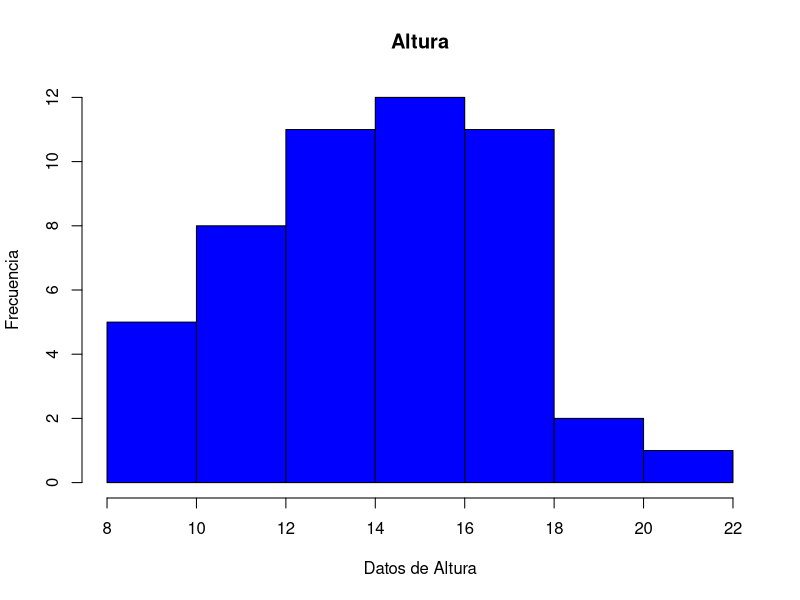
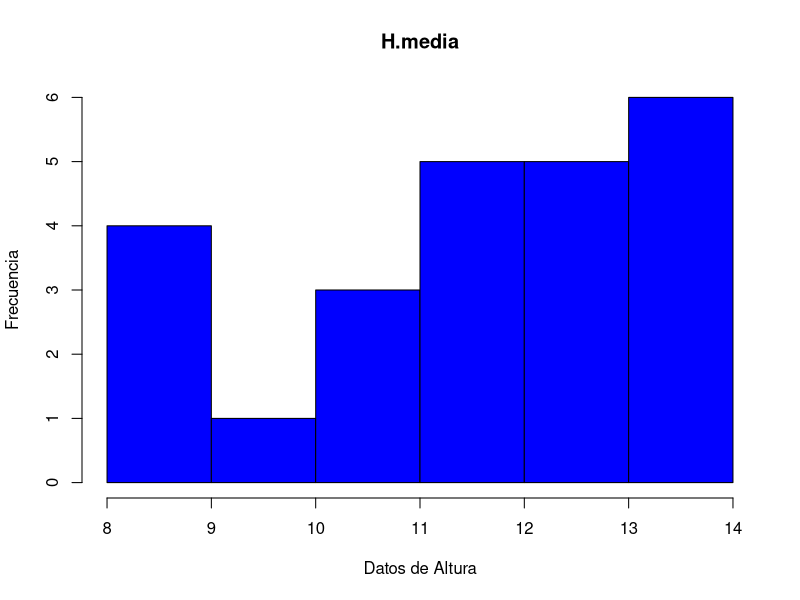
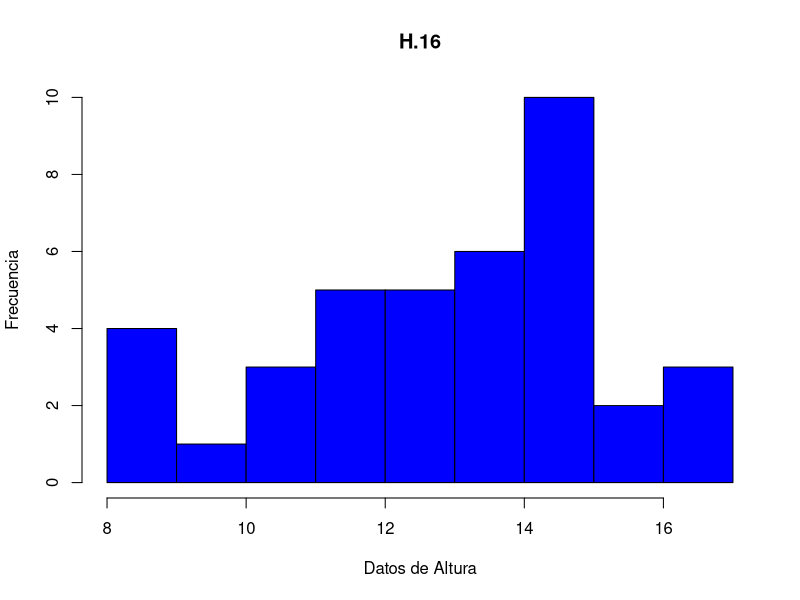
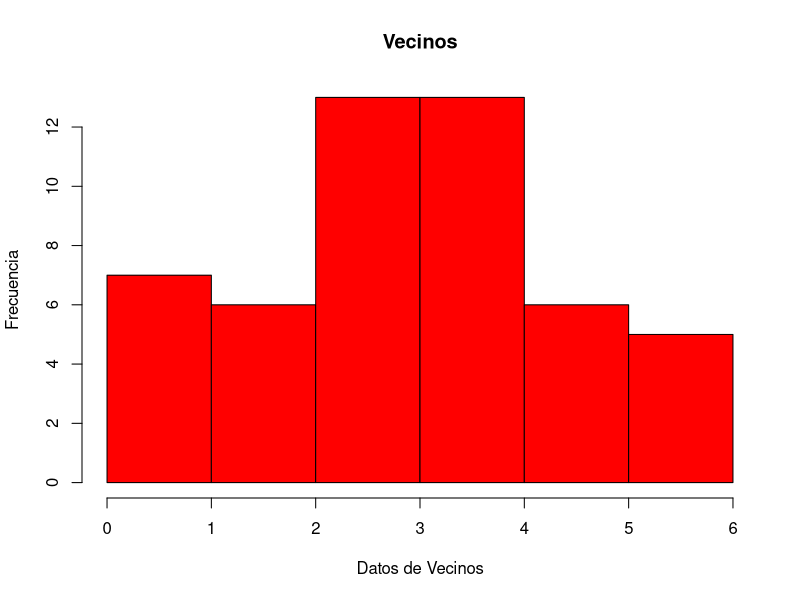
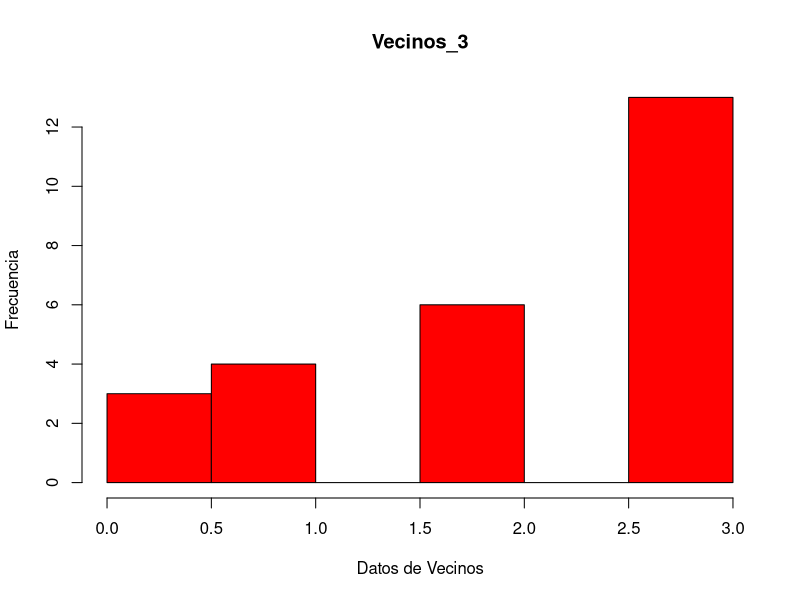
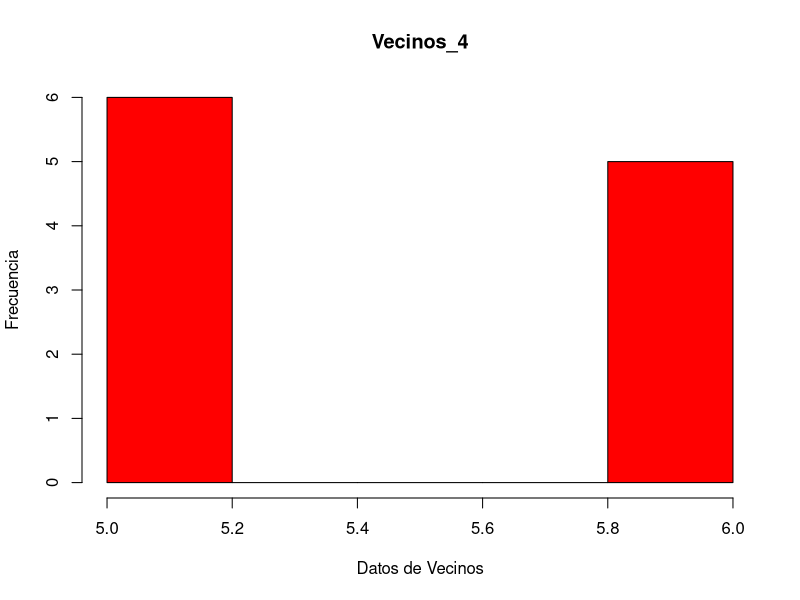
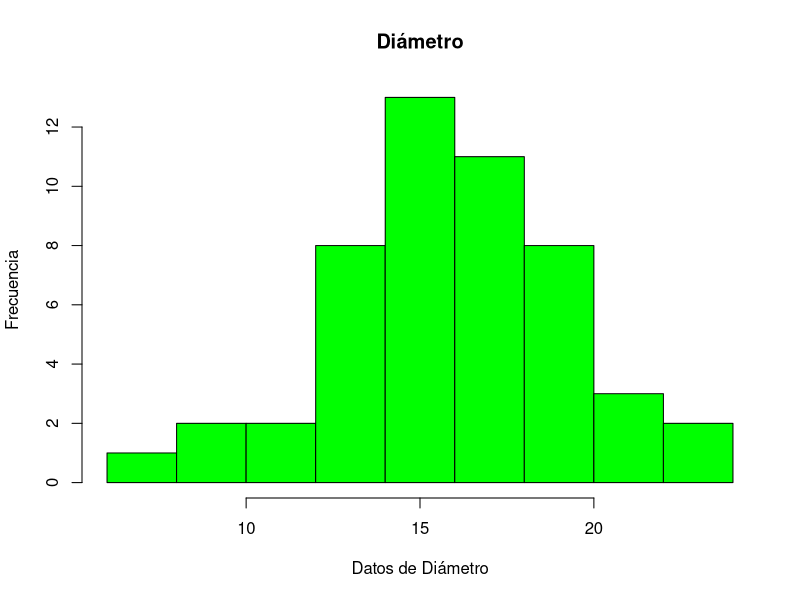
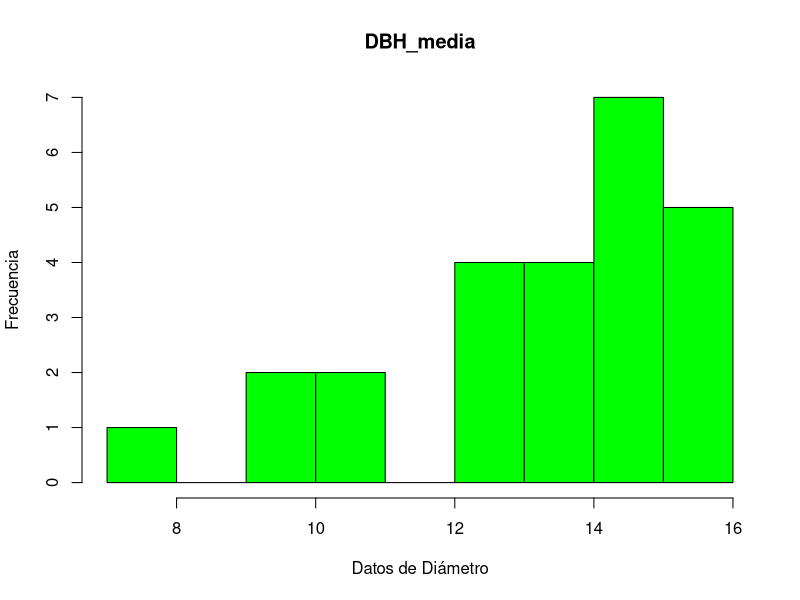

These figures' R source, in order:

# Importar datos de trabajo -----------------------------------------------

conjunto <- read.csv("cuadro1.csv", header = T) 

head(conjunto) 

# Selección de datos
H.media <- subset(conjunto$Altura, conjunto$Altura <= mean (conjunto$Altura))
H.media

H.16 <- subset (conjunto$Altura, conjunto$Altura < 16.5)
H.16

Vecinos_3 <- subset(conjunto$Vecinos, conjunto$Vecinos <= 3)
Vecinos_3

Vecinos_4 <- subset(conjunto$Vecinos, conjunto$Vecinos >4)
Vecinos_4 

DBH_media <- subset(conjunto$Diametro, conjunto$Diametro < mean (conjunto$Diametro))
DBH_media

DBH_16 <- subset (conjunto$Diametro, conjunto$Diametro > 16)
DBH_16


# Incluir la especie Cedro Rojo 
Cedro_Rojo <- subset (conjunto$Especie, conjunto$Especie == "C")
Cedro_Rojo

# Incluir las especies Tsuga hetorófila y Douglasia verde
Tsuga_Douglasia <- subset (conjunto$Especie, conjunto$Especie == conjunto$Especie[c(1, 4)])
Tsuga_Douglasia

# Observaciones menores o iguales a 16.9 de Diámetro
sum( with (conjunto, Diametro  <= 16.9))   

# Observaciones mayores a 18.5 de altura
sum( with (conjunto, Altura  > 18.5)) 

# Visualización de datos
hist (conjunto$Altura, main ="Altura" , xlab="Datos de Altura", ylab= "Frecuencia", col="Blue")

hist (H.media, main ="H.media" , xlab="Datos de Altura", ylab= "Frecuencia", col="Blue")

hist (H.16, main ="H.16",  xlab="Datos de Altura", ylab= "Frecuencia", col="Blue")

hist (conjunto$Vecinos, main ="Vecinos" , xlab="Datos de Vecinos", ylab= "Frecuencia", col="Red")

hist (Vecinos_3, main ="Vecinos_3" , xlab="Datos de Vecinos", ylab= "Frecuencia", col="Red")

hist (Vecinos_4, main ="Vecinos_4" , xlab="Datos de Vecinos", ylab= "Frecuencia", col="Red")

hist (conjunto$Diametro, main ="Diámetro" ,xlab="Datos de Diámetro", ylab= "Frecuencia", col="Green")

hist (DBH_media, main ="DBH_media" , xlab="Datos de Diámetro", ylab= "Frecuencia", col="Green")

hist (DBH_16, main ="DBH_16" , xlab="Datos de Diámetro", ylab= "Frecuencia", col="Green")

# Estadísticas básicas
mean(conjunto$Altura)
mean(H.media) 
mean(H.16) 

sd(conjunto$Altura)
sd(H.media)  
sd(H.16)  


mean(conjunto$Vecinos)  
mean(Vecinos_3) 
mean(Vecinos_4) 

sd(conjunto$Vecinos)  
sd(Vecinos_3) 
sd(Vecinos_4)

mean(conjunto$Diametro) 
mean(DBH_media) 
mean(DBH_16) 

sd(conjunto$Diametro) 
sd(DBH_media) 
sd(DBH_16) 

